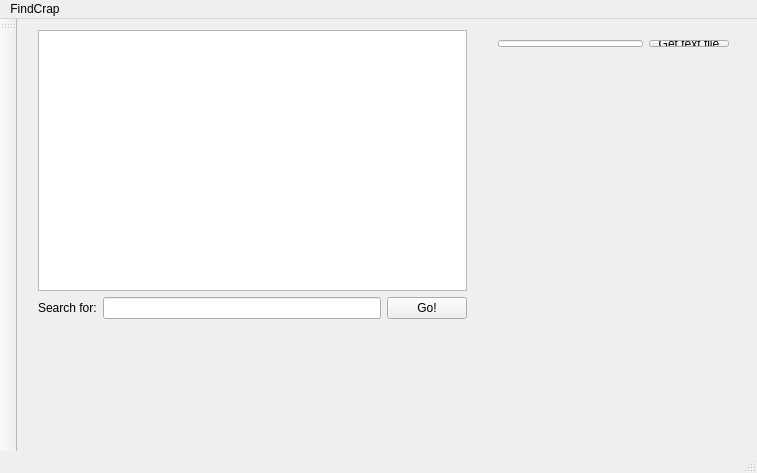
<?xml version="1.0" encoding="UTF-8"?>
<ui version="4.0">
 <class>FindCrap</class>
 <widget class="QMainWindow" name="FindCrap">
  <property name="geometry">
   <rect>
    <x>0</x>
    <y>0</y>
    <width>757</width>
    <height>473</height>
   </rect>
  </property>
  <property name="windowTitle">
   <string>FindCrap</string>
  </property>
  <widget class="QWidget" name="centralWidget">
   <widget class="QWidget" name="">
    <property name="geometry">
     <rect>
      <x>10</x>
      <y>0</y>
      <width>451</width>
      <height>311</height>
     </rect>
    </property>
    <layout class="QVBoxLayout" name="verticalLayout">
     <item>
      <widget class="QTextEdit" name="textEdit"/>
     </item>
     <item>
      <layout class="QHBoxLayout" name="horizontalLayout">
       <item>
        <widget class="QLabel" name="label">
         <property name="text">
          <string>Search for:</string>
         </property>
        </widget>
       </item>
       <item>
        <widget class="QLineEdit" name="lineEdit"/>
       </item>
       <item>
        <widget class="QPushButton" name="goButton">
         <property name="text">
          <string>Go!</string>
         </property>
        </widget>
       </item>
      </layout>
     </item>
    </layout>
   </widget>
   <widget class="QWidget" name="">
    <property name="geometry">
     <rect>
      <x>470</x>
      <y>10</y>
      <width>253</width>
      <height>29</height>
     </rect>
    </property>
    <layout class="QHBoxLayout" name="horizontalLayout_2">
     <item>
      <widget class="QLineEdit" name="pathLine"/>
     </item>
     <item>
      <widget class="QPushButton" name="searchButton">
       <property name="text">
        <string>Get text file</string>
       </property>
      </widget>
     </item>
    </layout>
   </widget>
  </widget>
  <widget class="QMenuBar" name="menuBar">
   <property name="geometry">
    <rect>
     <x>0</x>
     <y>0</y>
     <width>757</width>
     <height>25</height>
    </rect>
   </property>
   <widget class="QMenu" name="menuFindCrap">
    <property name="title">
     <string>FindCrap</string>
    </property>
   </widget>
   <addaction name="menuFindCrap"/>
  </widget>
  <widget class="QToolBar" name="mainToolBar">
   <attribute name="toolBarArea">
    <enum>LeftToolBarArea</enum>
   </attribute>
   <attribute name="toolBarBreak">
    <bool>false</bool>
   </attribute>
  </widget>
  <widget class="QStatusBar" name="statusBar"/>
 </widget>
 <layoutdefault spacing="6" margin="11"/>
 <resources/>
 <connections/>
</ui>
